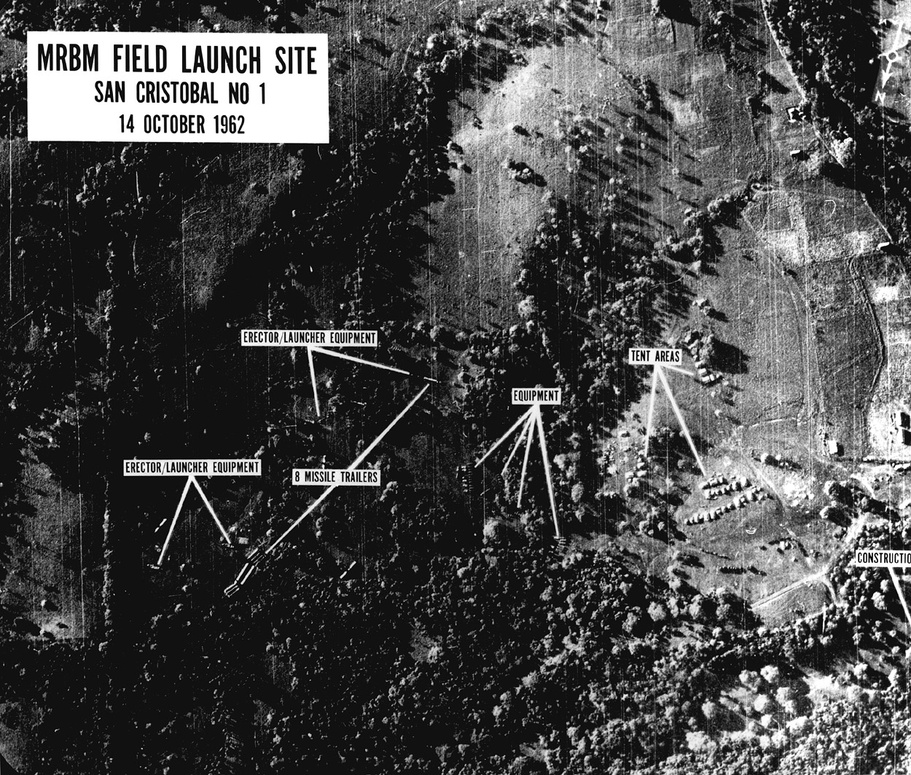
#> input picture Assignment2/u2cuba.jpg, 911 x 775 px, shrunk from 1250 x 1063 before the run
$ python '4 - Problem3a_Laplacian.py'   (Python 2 division)   (older library calls are emulated)
#> lines starting #> are read from the running program, lines starting #| are printed output that depends on the picture
#       Load the Image, Compute value for each position by applying kernel filter
#       If val < 0 then make obtained value =  zero, If val > 255 then make obtained value = 255
#       Substitute Val at Pixel location 255-obtained value
import cv2
import numpy as np
import math as m
import timeit

#Load Image
sourceImage = cv2.imread('u2cuba.jpg')
#> sourceImage is the input picture: shape (775, 911, 3); min 0, max 255, mean 71.5
sourceImage = cv2.cvtColor(sourceImage,cv2.COLOR_BGR2GRAY)
#> sourceImage: shape (775, 911)

#start timer
start = timeit.default_timer()

#Laplacian Filter
Laplacian = np.array([ [1,1,1],[1,-8,1],[1,1,1]],np.float32)

width = sourceImage.shape[0]
#> width = 775
height = sourceImage.shape[1]
#> height = 911

destImage = sourceImage[0:width,0:height]

for y in range(1,height-1):
    for x in range(1,width-1):
        destImage[x][y] = 0
        row1Val = 0
        row2Val = 0
        row3Val = 0

        #Multiple by 1,1,1
        row1Val = (Laplacian[0][0]*sourceImage[x-1,y-1])+(Laplacian[0][1]*sourceImage[x-1,y])+(Laplacian[0][2]*sourceImage[x-1,y+1])

        #Multiple by 1,-8,1
        row2Val = (Laplacian[1][0]*sourceImage[x,y-1])+(Laplacian[1][1]*sourceImage[x,y])+(Laplacian[1][2]*sourceImage[x,y+1])

        #Multiple by 1,1,1
        row3Val = (Laplacian[2][0]*sourceImage[x+1,y-1])+(Laplacian[2][1]*sourceImage[x+1,y])+(Laplacian[2][2]*sourceImage[x+1,y+1])

        #Sum the value obtained for all 3 rows
        resultValue = row1Val+row2Val+row3Val

        #Check for limits 255 and 0
        if(resultValue > 255):
            resultValue = 255

        if(resultValue < 0):
            resultValue = 0

        #print 255-resultValue
        destImage[x][y] = 255-resultValue
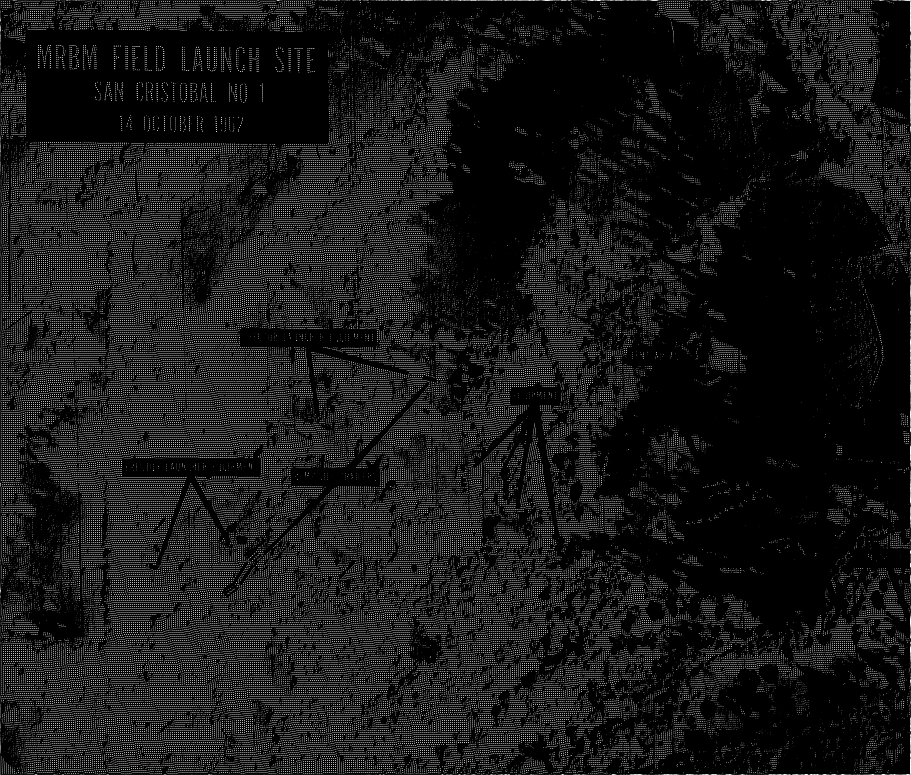
#> destImage: shape (775, 911); min 0, max 255, mean 23.3

cv2.imshow('Laplacian Code Output',destImage)

print 'Laplacian - time to compute - custom code - in seconds'
stop = timeit.default_timer()
print stop-start

#start timer - Inbuilt function
start = timeit.default_timer()
laplacian = cv2.Laplacian(sourceImage,cv2.CV_64F)
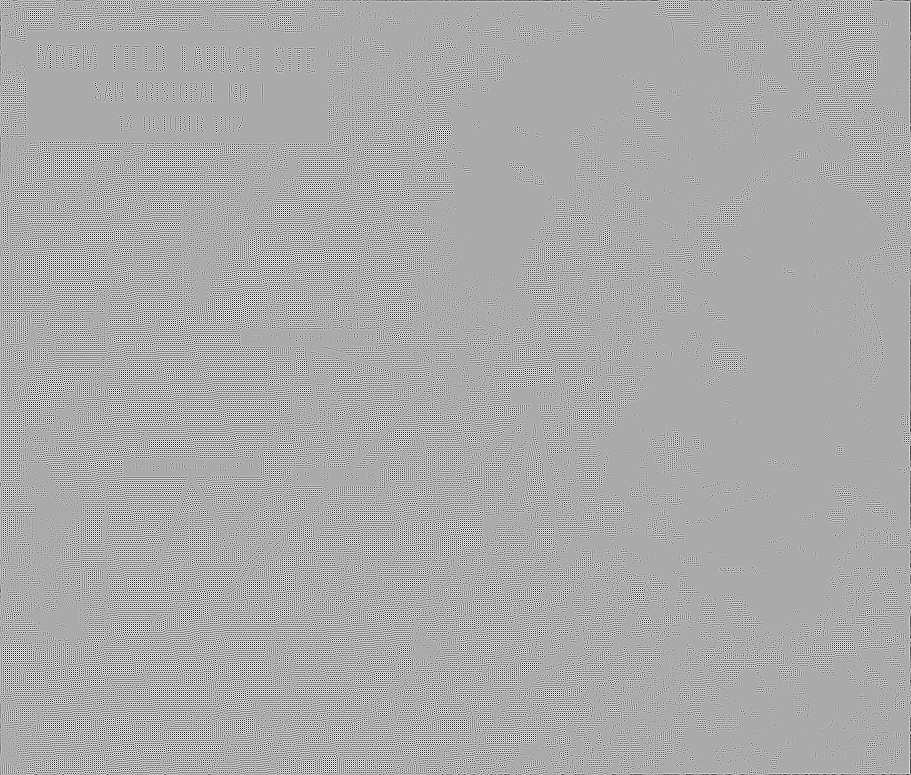
#> laplacian: shape (775, 911) float64; min -906, max 447, mean -0.2; drawn with min black and max white

print 'Laplacian - time to compute - Inbuilt function - in seconds'
stop = timeit.default_timer()
print stop-start

cv2.imshow('Laplacian Function Output',laplacian)
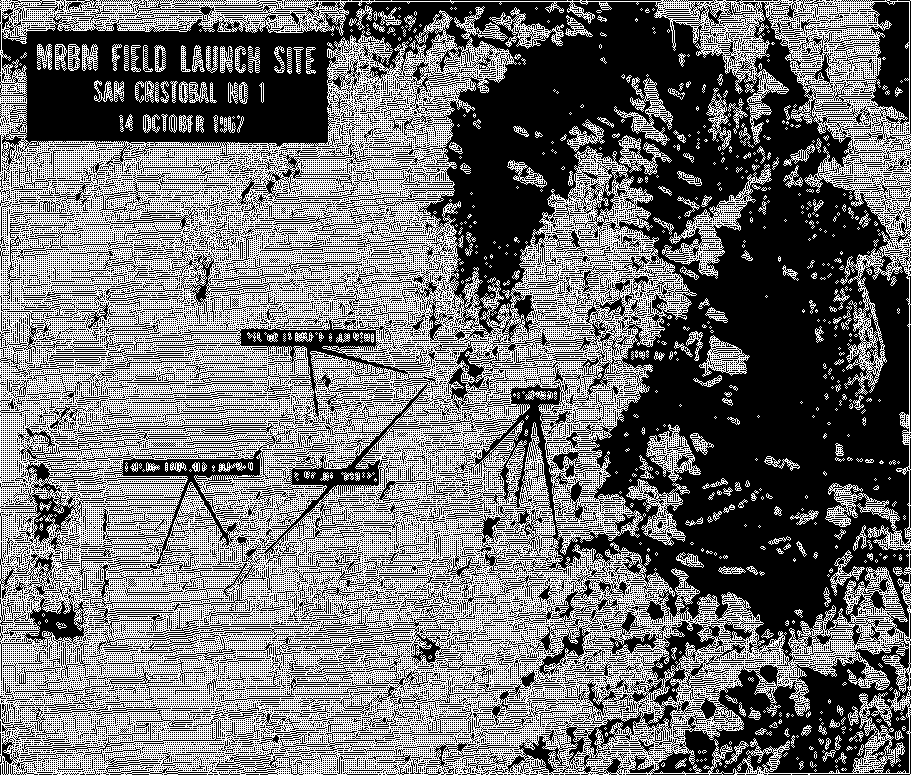
#> window 'Laplacian Function Output': shape (775, 911); 44.2% white in thin lines or dots
cv2.waitKey(0)

$ run again, with Assignment2/clown.tif saved as Assignment2/u2cuba.jpg
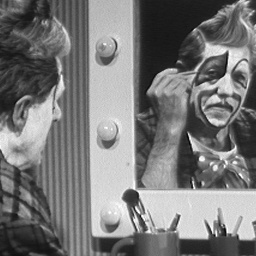
#> input picture Assignment2/clown.tif, 256 x 256 px
#> sourceImage is the input picture: shape (256, 256, 3); min 4, max 255, mean 120.3
#> sourceImage: shape (256, 256)
#> after the loop `for y in range(1,height-1):`:
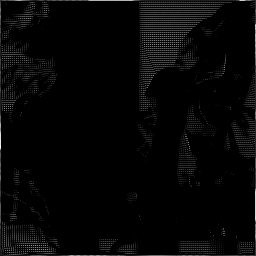
#> destImage: shape (256, 256); min 0, max 249, mean 6.2
#> `cv2.imshow('Laplacian Function Output',laplacian)`:
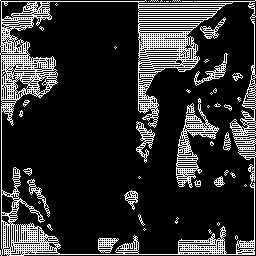
#> window 'Laplacian Function Output': shape (256, 256); 17.4% white in thin lines or dots

$ run again, with Assignment2/dog.bmp saved as Assignment2/u2cuba.jpg
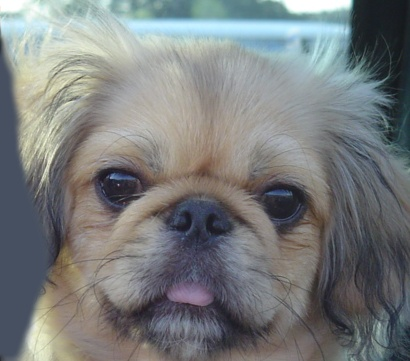
#> input picture Assignment2/dog.bmp, 410 x 361 px
#> sourceImage is the input picture: shape (361, 410, 3); mean B, G, R 125, 124.5, 121.2
#> sourceImage: shape (361, 410)
#> `laplacian = cv2.Laplacian(sourceImage,cv2.CV_64F)`:
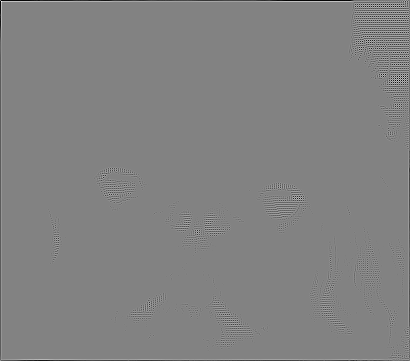
#> laplacian: shape (361, 410) float64; min -529, max 508, mean -1.1; drawn with min black and max white
#> `cv2.imshow('Laplacian Function Output',laplacian)`:
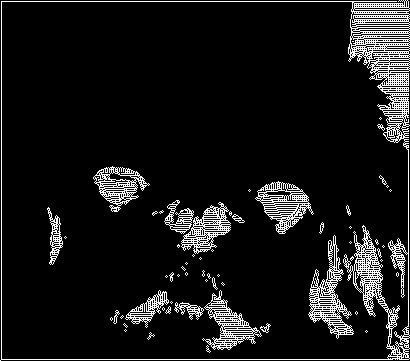
#> window 'Laplacian Function Output': shape (361, 410); 9% white in thin lines or dots
